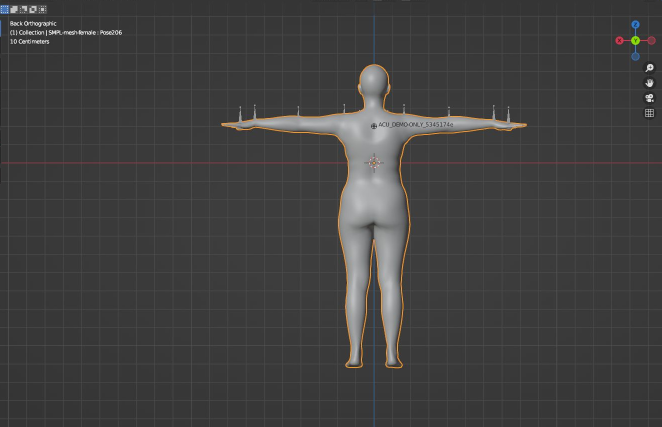
#> input picture SKEL_RGBD_组会汇报_2026-09-02/assets/slide_03/01_标注视口.png, 1323 x 854 px (shown at 1/2 size)
$ python make_slide03_contact_sheet.py ../assets/slide_03
#> lines starting #> are read from the running program, lines starting #| are printed output that depends on the picture
from pathlib import Path
import sys

from PIL import Image


asset_dir = Path(sys.argv[1])
main = Image.open(asset_dir / "01_标注视口.png").convert("RGB")
#> main is the input picture: PIL image 1323x854 RGB; mean R, G, B 64.8, 64.3, 63.9
annotation = Image.open(asset_dir / "02_标注插件面板.png").convert("RGB")
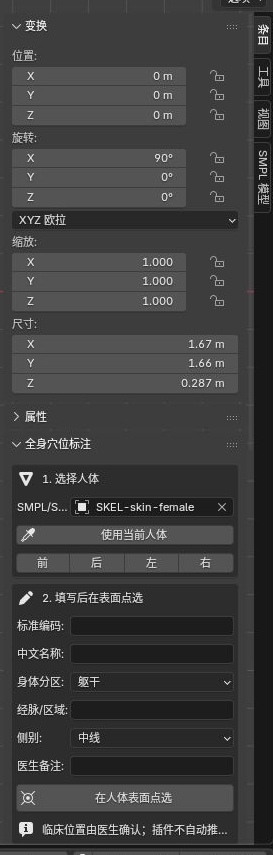
#> input picture SKEL_RGBD_组会汇报_2026-09-02/assets/slide_03/02_标注插件面板.png, 273 x 855 px
#> annotation is the input picture: PIL image 273x855 RGB; mean R, G, B 62.4, 62.4, 62.4
json_panel = Image.open(asset_dir / "03_JSON导入导出.png").convert("RGB")
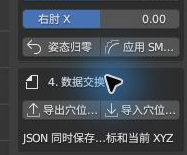
#> input picture SKEL_RGBD_组会汇报_2026-09-02/assets/slide_03/03_JSON导入导出.png, 187 x 155 px
#> json_panel is the input picture: PIL image 187x155 RGB; mean R, G, B 66.6, 72.7, 79.6
pose = Image.open(asset_dir / "04_Pose更新面板.png").convert("RGB")
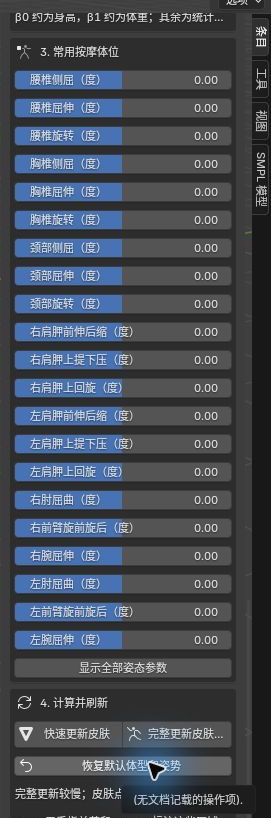
#> input picture SKEL_RGBD_组会汇报_2026-09-02/assets/slide_03/04_Pose更新面板.png, 271 x 818 px
#> pose is the input picture: PIL image 271x818 RGB; mean R, G, B 68.1, 75, 85.1

canvas = Image.new("RGB", (1536, 864), "white")
#> canvas: PIL image 1536x864 RGB; every value is 255
main.thumbnail((1040, 720))
#> main: PIL image 1040x671 RGB
annotation.thumbnail((210, 610))
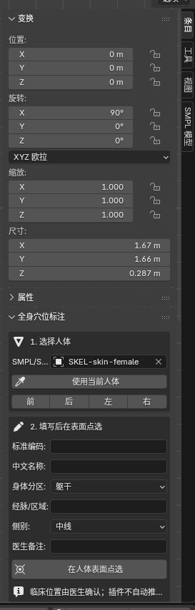
#> annotation: PIL image 195x610 RGB; mean R, G, B 62.4, 62.4, 62.4
pose.thumbnail((210, 610))
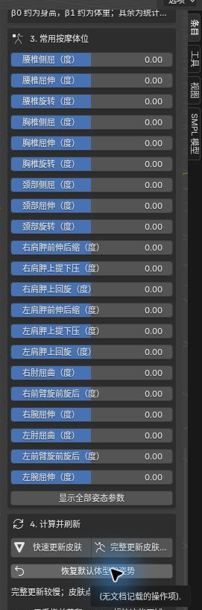
#> pose: PIL image 202x610 RGB; mean R, G, B 68.2, 75, 85.1
json_panel.thumbnail((210, 150))
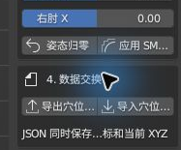
#> json_panel: PIL image 181x150 RGB; mean R, G, B 66.6, 72.7, 79.6

canvas.paste(main, (0, 72))
canvas.paste(annotation, (1070, 72))
canvas.paste(pose, (1300, 72))
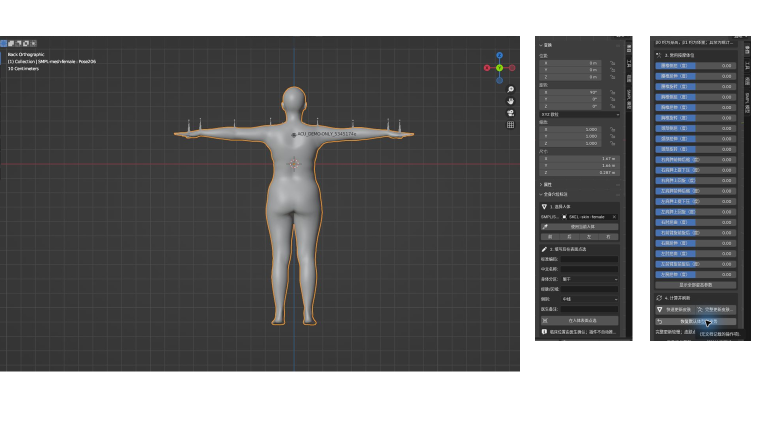
#> canvas: PIL image 1536x864 RGB (shown at 1/2 size); mean R, G, B 120.4, 120.7, 121.5
canvas.paste(json_panel, (1070, 702))
canvas.save(asset_dir / "00_截图证据板.jpg", quality=88, optimize=True)
